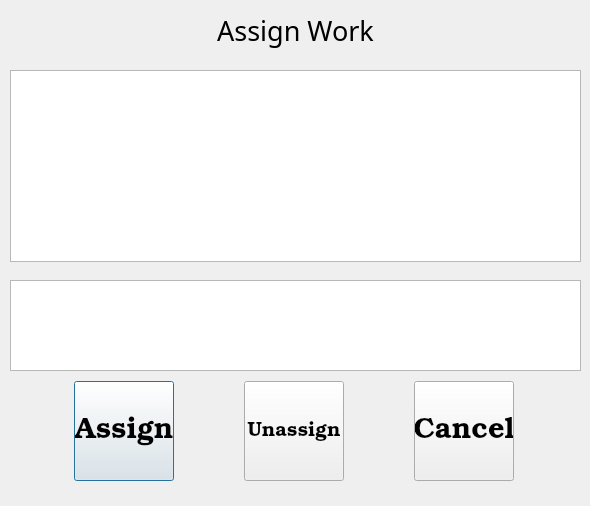
<?xml version="1.0" encoding="UTF-8"?>
<ui version="4.0">
 <class>assign_work_dialog</class>
 <widget class="QDialog" name="assign_work_dialog">
  <property name="geometry">
   <rect>
    <x>0</x>
    <y>0</y>
    <width>590</width>
    <height>506</height>
   </rect>
  </property>
  <property name="font">
   <font>
    <family>Book Antiqua</family>
    <pointsize>20</pointsize>
   </font>
  </property>
  <property name="windowTitle">
   <string>Assign Word</string>
  </property>
  <widget class="QLabel" name="label">
   <property name="geometry">
    <rect>
     <x>10</x>
     <y>0</y>
     <width>571</width>
     <height>61</height>
    </rect>
   </property>
   <property name="text">
    <string>Assign Work</string>
   </property>
   <property name="alignment">
    <set>Qt::AlignCenter</set>
   </property>
  </widget>
  <widget class="QTableView" name="tableView">
   <property name="geometry">
    <rect>
     <x>10</x>
     <y>70</y>
     <width>571</width>
     <height>192</height>
    </rect>
   </property>
  </widget>
  <widget class="QTableView" name="tableView_2">
   <property name="geometry">
    <rect>
     <x>10</x>
     <y>280</y>
     <width>571</width>
     <height>91</height>
    </rect>
   </property>
  </widget>
  <widget class="QWidget" name="horizontalLayoutWidget">
   <property name="geometry">
    <rect>
     <x>10</x>
     <y>380</y>
     <width>571</width>
     <height>102</height>
    </rect>
   </property>
   <layout class="QHBoxLayout" name="horizontalLayout">
    <item>
     <widget class="QPushButton" name="btn_assign">
      <property name="sizePolicy">
       <sizepolicy hsizetype="Preferred" vsizetype="Preferred">
        <horstretch>0</horstretch>
        <verstretch>20</verstretch>
       </sizepolicy>
      </property>
      <property name="minimumSize">
       <size>
        <width>100</width>
        <height>100</height>
       </size>
      </property>
      <property name="maximumSize">
       <size>
        <width>100</width>
        <height>100</height>
       </size>
      </property>
      <property name="baseSize">
       <size>
        <width>12</width>
        <height>2</height>
       </size>
      </property>
      <property name="font">
       <font>
        <family>Bookman Old Style</family>
        <pointsize>22</pointsize>
        <stylestrategy>PreferAntialias</stylestrategy>
       </font>
      </property>
      <property name="text">
       <string>Assign</string>
      </property>
     </widget>
    </item>
    <item>
     <widget class="QPushButton" name="btn_unassign">
      <property name="sizePolicy">
       <sizepolicy hsizetype="Preferred" vsizetype="Preferred">
        <horstretch>0</horstretch>
        <verstretch>20</verstretch>
       </sizepolicy>
      </property>
      <property name="minimumSize">
       <size>
        <width>100</width>
        <height>100</height>
       </size>
      </property>
      <property name="maximumSize">
       <size>
        <width>100</width>
        <height>100</height>
       </size>
      </property>
      <property name="baseSize">
       <size>
        <width>12</width>
        <height>2</height>
       </size>
      </property>
      <property name="font">
       <font>
        <family>Bookman Old Style</family>
        <pointsize>15</pointsize>
        <stylestrategy>PreferAntialias</stylestrategy>
       </font>
      </property>
      <property name="text">
       <string>Unassign</string>
      </property>
     </widget>
    </item>
    <item>
     <widget class="QPushButton" name="btn_cancel">
      <property name="sizePolicy">
       <sizepolicy hsizetype="Preferred" vsizetype="Preferred">
        <horstretch>0</horstretch>
        <verstretch>20</verstretch>
       </sizepolicy>
      </property>
      <property name="minimumSize">
       <size>
        <width>100</width>
        <height>100</height>
       </size>
      </property>
      <property name="maximumSize">
       <size>
        <width>100</width>
        <height>100</height>
       </size>
      </property>
      <property name="baseSize">
       <size>
        <width>12</width>
        <height>2</height>
       </size>
      </property>
      <property name="font">
       <font>
        <family>Bookman Old Style</family>
        <pointsize>22</pointsize>
        <stylestrategy>PreferAntialias</stylestrategy>
       </font>
      </property>
      <property name="text">
       <string>Cancel</string>
      </property>
     </widget>
    </item>
   </layout>
  </widget>
 </widget>
 <resources/>
 <connections/>
</ui>
